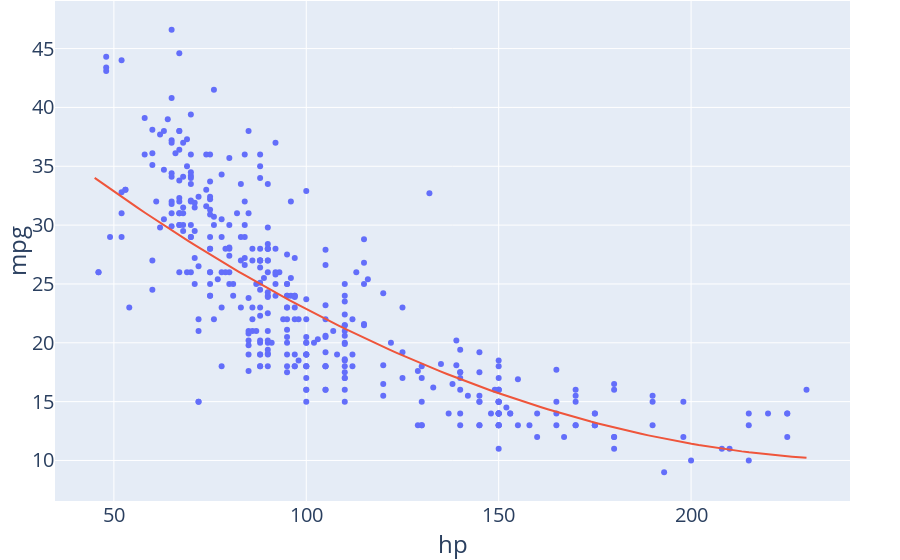

Here is the notebook cell this chart was saved with:
### Code cell
fig = go.Figure()

fig.add_trace(go.Scatter(x=vehicle_data['hp'], y = vehicle_data['mpg'], 
                         mode = "markers", name = ""))

fig.add_trace(go.Scatter(x=x_data, y = parabola_data, 
                         mode = "lines", name = ""))

fig.update_layout(font_size = 20,
                  xaxis_title = "hp",
                  yaxis_title = "mpg",
                  margin=dict(l=50, r=50, b=0, t=1),
                  showlegend = False)
fig.show()
